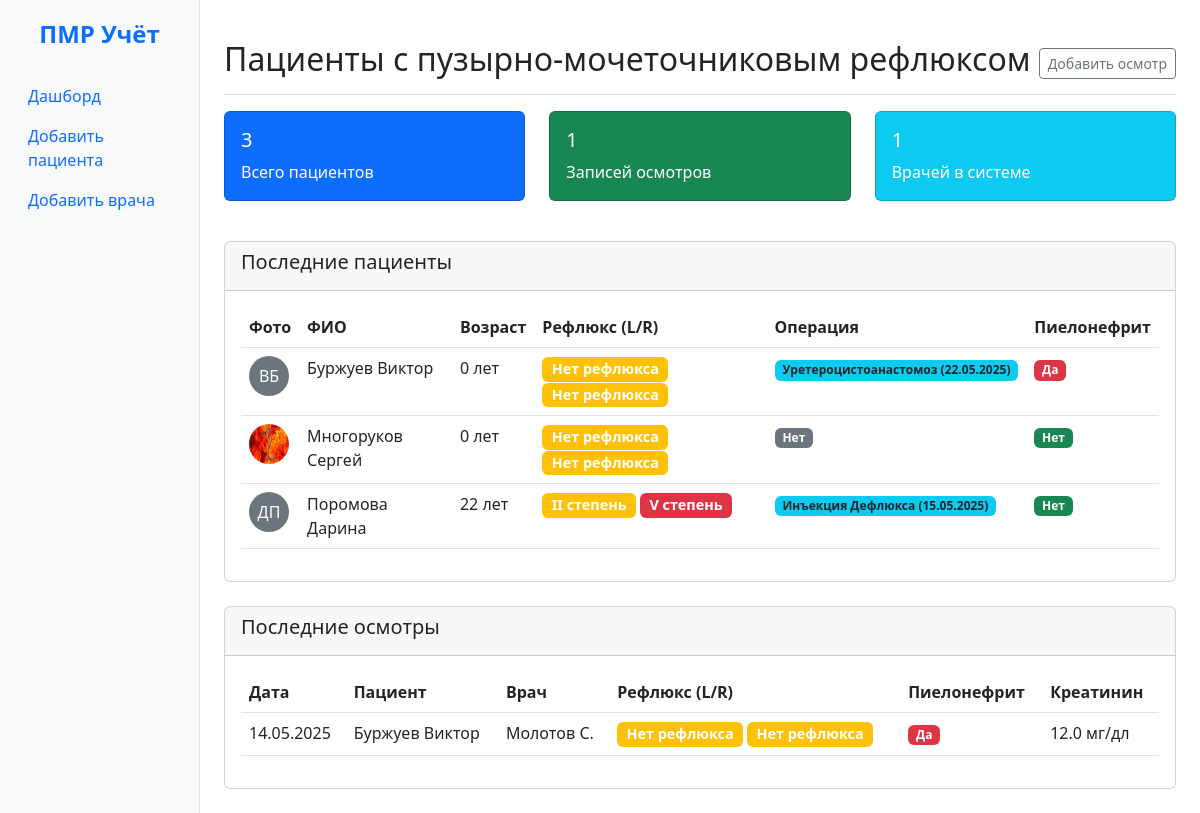
The page / on the database its author committed.
### info_system/models.py (models this page shows, shortened)
class Patient(models.Model):
    REFLUX_GRADE_CHOICES = [
        (0, 'Нет рефлюкса'),
        (1, 'I степень'),
        (2, 'II степень'),
        (3, 'III степень'),
        (4, 'IV степень'),
        (5, 'V степень'),
    ]
    OPERATION_TYPE_CHOICES = [
        ('URETERAL_REIMPLANT', 'Уретероцистоанастомоз'),
        ('DEFLUX_INJECTION', 'Инъекция Дефлюкса'),
        ('OTHER', 'Другое'),
        ('NONE', 'Не выполнялась'),
    ]
    first_name = models.CharField(max_length=100)
    last_name = models.CharField(max_length=100)
    birth_date = models.DateField()
    phone = models.CharField(max_length=15, blank=True)
    email = models.EmailField(blank=True)
    created_at = models.DateTimeField(auto_now_add=True)
    doctor = models.ForeignKey(Doctor, on_delete=models.SET_NULL, null=True)
    left_kidney_grade = models.IntegerField(choices=REFLUX_GRADE_CHOICES, default=0)
    right_kidney_grade = models.IntegerField(choices=REFLUX_GRADE_CHOICES, default=0)
    operation_type = models.CharField(max_length=50, choices=OPERATION_TYPE_CHOICES, default='NONE')
    operation_date = models.DateField(null=True, blank=True)
    operation_notes = models.TextField(blank=True)
    pyelonephritis_history = models.BooleanField(default=False)
    last_pyelonephritis_date = models.DateField(null=True, blank=True)
    photo = models.ImageField(upload_to='patient_photos/', blank=True, null=True)
    notes = models.TextField(blank=True)
    @property
    def age(self):
        import datetime
        return int((datetime.date.today() - self.birth_date).days / 365.25)

class MedicalExamination(models.Model):
    patient = models.ForeignKey(Patient, on_delete=models.CASCADE)
    doctor = models.ForeignKey(Doctor, on_delete=models.SET_NULL, null=True)
    examination_date = models.DateField(default=timezone.now)
    left_kidney_grade = models.IntegerField(choices=Patient.REFLUX_GRADE_CHOICES)
    right_kidney_grade = models.IntegerField(choices=Patient.REFLUX_GRADE_CHOICES)
    has_pyelonephritis = models.BooleanField(default=False)
    creatinine_level = models.FloatField(null=True, blank=True)
    urine_analysis = models.TextField(blank=True)
    usg_results = models.TextField(blank=True)
    treatment = models.TextField(blank=True)
    recommendations = models.TextField(blank=True)

class Doctor(models.Model):
    first_name = models.CharField(max_length=100, blank=True)
    last_name = models.CharField(max_length=100, blank=True)
    specialization = models.CharField(max_length=100, blank=True)
    phone = models.CharField(max_length=15, blank=True)
    email = models.EmailField(blank=True)
    created_at = models.DateTimeField(default=timezone.now)

### info_system/views.py (the view)
# urls.py: path('', views.dashboard, name='dashboard'),
def dashboard(request):
    patients = Patient.objects.select_related('doctor')
    examinations = MedicalExamination.objects.select_related('patient', 'doctor')
    doctors = Doctor.objects.all()
    context = {
        'patients': patients,
        'examinations': examinations,
        'doctors': doctors,
        'Patient': Patient,
    }
    return render(request, 'info_system/dashboard.html', context)

### info_system/templates/info_system/dashboard.html (shortened to what this page needs)
{% extends 'info_system/base.html' %}
{% block content %}
<div class="d-flex justify-content-between flex-wrap flex-md-nowrap align-items-center pt-3 pb-2 mb-3 border-bottom">
    <h1 class="h2">Пациенты с пузырно-мочеточниковым рефлюксом</h1>
    <div class="btn-toolbar mb-2 mb-md-0">
        <button class="btn btn-sm btn-outline-secondary" data-bs-toggle="modal" data-bs-target="#addExaminationModal">
            Добавить осмотр
        </button>
    </div>
</div>
<div class="row mb-4">
    <div class="col-md-4">
        <div class="card text-white bg-primary mb-3">
            <div class="card-body">
                <h5 class="card-title">{{ patients.count }}</h5>
                <p class="card-text">Всего пациентов</p>
            </div>
        </div>
    </div>
    <div class="col-md-4">
        <div class="card text-white bg-success mb-3">
            <div class="card-body">
                <h5 class="card-title">{{ examinations.count }}</h5>
                <p class="card-text">Записей осмотров</p>
            </div>
        </div>
    </div>
    <div class="col-md-4">
        <div class="card text-white bg-info mb-3">
            <div class="card-body">
                <h5 class="card-title">{{ doctors.count }}</h5>
                <p class="card-text">Врачей в системе</p>
            </div>
        </div>
    </div>
</div>
<div class="card">
    <div class="card-header">
        <h5>Последние пациенты</h5>
    </div>
    <div class="card-body">
        <div class="table-responsive">
            <table class="table table-hover">
                <thead>
                    <tr>
                        <th>Фото</th>
                        <th>ФИО</th>
                        <th>Возраст</th>
                        <th>Рефлюкс (L/R)</th>
                        <th>Операция</th>
                        <th>Пиелонефрит</th>
                    </tr>
                </thead>
                <tbody>
                    {% for patient in patients %}
                    <tr>
                        <td>
                            {% if patient.photo %}
                            <img src="{{ patient.photo.url }}" alt="{{ patient.last_name }}" class="rounded-circle" width="40" height="40">
                            {% else %}
                            <div class="rounded-circle bg-secondary d-flex align-items-center justify-content-center" style="width: 40px; height: 40px;">
                                <span class="text-white">{{ patient.first_name|first }}{{ patient.last_name|first }}</span>
                            </div>
                            {% endif %}
                        </td>
                        <td>
                                {{ patient.last_name }} {{ patient.first_name }}
                        </td>
                        <td>{{ patient.age }} лет</td>
                        <td>
                            <span class="badge bg-{% if patient.left_kidney_grade > 2 %}danger{% else %}warning{% endif %} reflux-badge"
                                  data-bs-toggle="tooltip" title="Левая почка">
                                {{ patient.get_left_kidney_grade_display }}
                            </span>
                            <span class="badge bg-{% if patient.right_kidney_grade > 2 %}danger{% else %}warning{% endif %} reflux-badge"
                                  data-bs-toggle="tooltip" title="Правая почка">
                                {{ patient.get_right_kidney_grade_display }}
                            </span>
                        </td>
                        <td>
                            {% if patient.operation_type != 'NONE' %}
                            <span class="badge bg-info text-dark">
                                {{ patient.get_operation_type_display }}
                                {% if patient.operation_date %}
                                ({{ patient.operation_date|date:"d.m.Y" }})
                                {% endif %}
                            </span>
                            {% else %}
                            <span class="badge bg-secondary">Нет</span>
                            {% endif %}
                        </td>
                        <td>
                            {% if patient.pyelonephritis_history %}
                            <span class="badge bg-danger">Да</span>
                            {% else %}
                            <span class="badge bg-success">Нет</span>
                            {% endif %}
                        </td>
                    </tr>
                    {% endfor %}
                </tbody>
            </table>
        </div>
    </div>
</div>
<div class="card mt-4">
    <div class="card-header">
        <h5>Последние осмотры</h5>
    </div>
    <div class="card-body">
        <div class="table-responsive">
            <table class="table table-hover">
                <thead>
                    <tr>
                        <th>Дата</th>
                        <th>Пациент</th>
                        <th>Врач</th>
                        <th>Рефлюкс (L/R)</th>
                        <th>Пиелонефрит</th>
                        <th>Креатинин</th>
                    </tr>
                </thead>
                <tbody>
                    {% for exam in examinations|slice:":10" %}
                    <tr>
                        <td>{{ exam.examination_date|date:"d.m.Y" }}</td>
                        <td>{{ exam.patient.last_name }} {{ exam.patient.first_name }}</td>
                        <td>{{ exam.doctor.last_name }} {{ exam.doctor.first_name|first }}.</td>
                        <td>
                            <span class="badge bg-{% if exam.left_kidney_grade > 2 %}danger{% else %}warning{% endif %} reflux-badge">
                                {{ exam.get_left_kidney_grade_display }}
                            </span>
                            <span class="badge bg-{% if exam.right_kidney_grade > 2 %}danger{% else %}warning{% endif %} reflux-badge">
                                {{ exam.get_right_kidney_grade_display }}
                            </span>
                        </td>
                        <td>
                            {% if exam.has_pyelonephritis %}
                            <span class="badge bg-danger">Да</span>
                            {% else %}
                            <span class="badge bg-success">Нет</span>
                            {% endif %}
                        </td>
                        <td>
                            {% if exam.creatinine_level %}
                            {{ exam.creatinine_level }} мг/дл
                            {% else %}
                            —
                            {% endif %}
                        </td>
                    </tr>
                    {% endfor %}
                </tbody>
            </table>
        </div>
    </div>
</div>
{% endblock %}

### info_system/templates/info_system/base.html (shortened to what this page needs)
<!DOCTYPE html>
<html lang="ru">
<head>
    <link href="https://cdn.jsdelivr.net/npm/bootstrap@5.3.0/dist/css/bootstrap.min.css" rel="stylesheet">
</head>
<body>
    <div class="container-fluid">
        <div class="row">
            <div class="col-md-3 col-lg-2 d-md-block sidebar collapse">
                <div class="position-sticky pt-3">
                    <div class="d-flex justify-content-center mb-4">
                        <span class="logo fs-4">ПМР Учёт</span>
                    </div>
                    <ul class="nav flex-column">
                        <li class="nav-item">
                            <a class="nav-link active" href="{% url 'dashboard' %}">
                                 Дашборд
                            </a>
                        </li>
                        <li class="nav-item">
                            <a class="nav-link" href="#" data-bs-toggle="modal" data-bs-target="#addPatientModal">
                                 Добавить пациента
                            </a>
                        </li>
                        <li class="nav-item">
                            <a class="nav-link" href="#" data-bs-toggle="modal" data-bs-target="#addDoctorModal">
                                 Добавить врача
                            </a>
                        </li>
                    </ul>
                </div>
            </div>
            <main class="col-md-9 ms-sm-auto col-lg-10 px-md-4 py-4">
                {% block content %}{% endblock %}
            </main>
        </div>
    </div>
</body>
</html>

### info_system/templates/info_system/base.html (style rules this page uses)
.sidebar { min-height: 100vh; background-color: #f8f9fa; border-right: 1px solid #dee2e6; }
.reflux-badge { font-size: 0.9rem; padding: 0.35em 0.65em; }
.logo { font-weight: 700; color: #0d6efd; }

### rows shown on the page
Patient: first_name|first "В", last_name|first "Б", last_name "Буржуев", first_name "Виктор", age "0", left_kidney_grade "Нет рефлюкса", right_kidney_grade "Нет рефлюкса", operation_type "Уретероцистоанастомоз", operation_date "22.05.2025", pyelonephritis_history "Да"
Patient: photo (picture), last_name "Многоруков", first_name "Сергей", age "0", left_kidney_grade "Нет рефлюкса", right_kidney_grade "Нет рефлюкса", operation_type "Нет", pyelonephritis_history "Нет"
Patient: first_name|first "Д", last_name|first "П", last_name "Поромова", first_name "Дарина", age "22", left_kidney_grade "II степень", right_kidney_grade "V степень", operation_type "Инъекция Дефлюкса", operation_date "15.05.2025", pyelonephritis_history "Нет"
MedicalExamination: examination_date "14.05.2025", patient.last_name "Буржуев", patient.first_name "Виктор", doctor.last_name "Молотов", doctor.first_name|first "С", left_kidney_grade "Нет рефлюкса", right_kidney_grade "Нет рефлюкса", has_pyelonephritis "Да", creatinine_level "12.0"

### other values the page prints
{{ patients.count }} "3"
{{ examinations.count }} "1"
{{ doctors.count }} "1"
